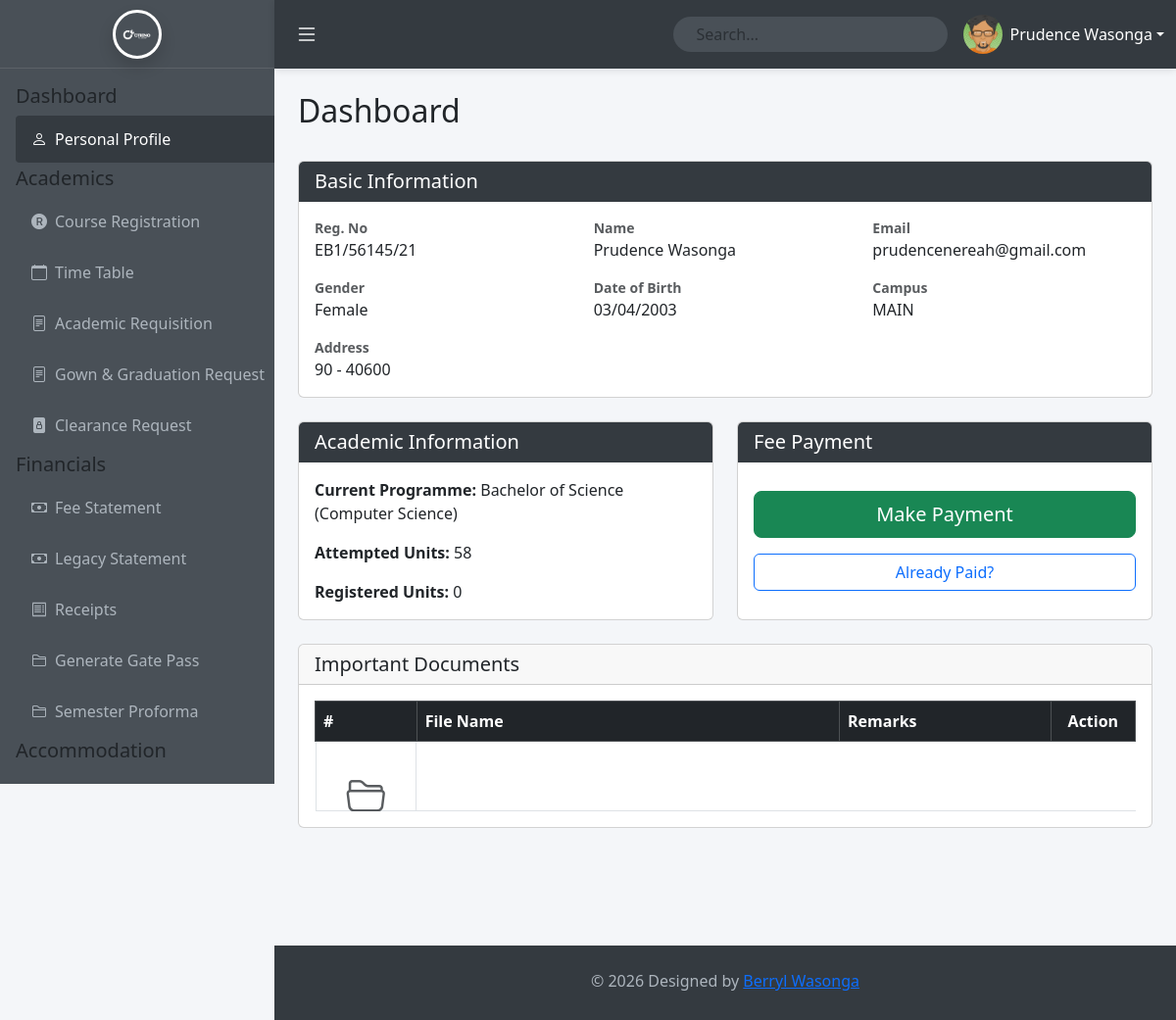
/students/welcome.php (signed in), run on an earlier commit of the app's database.
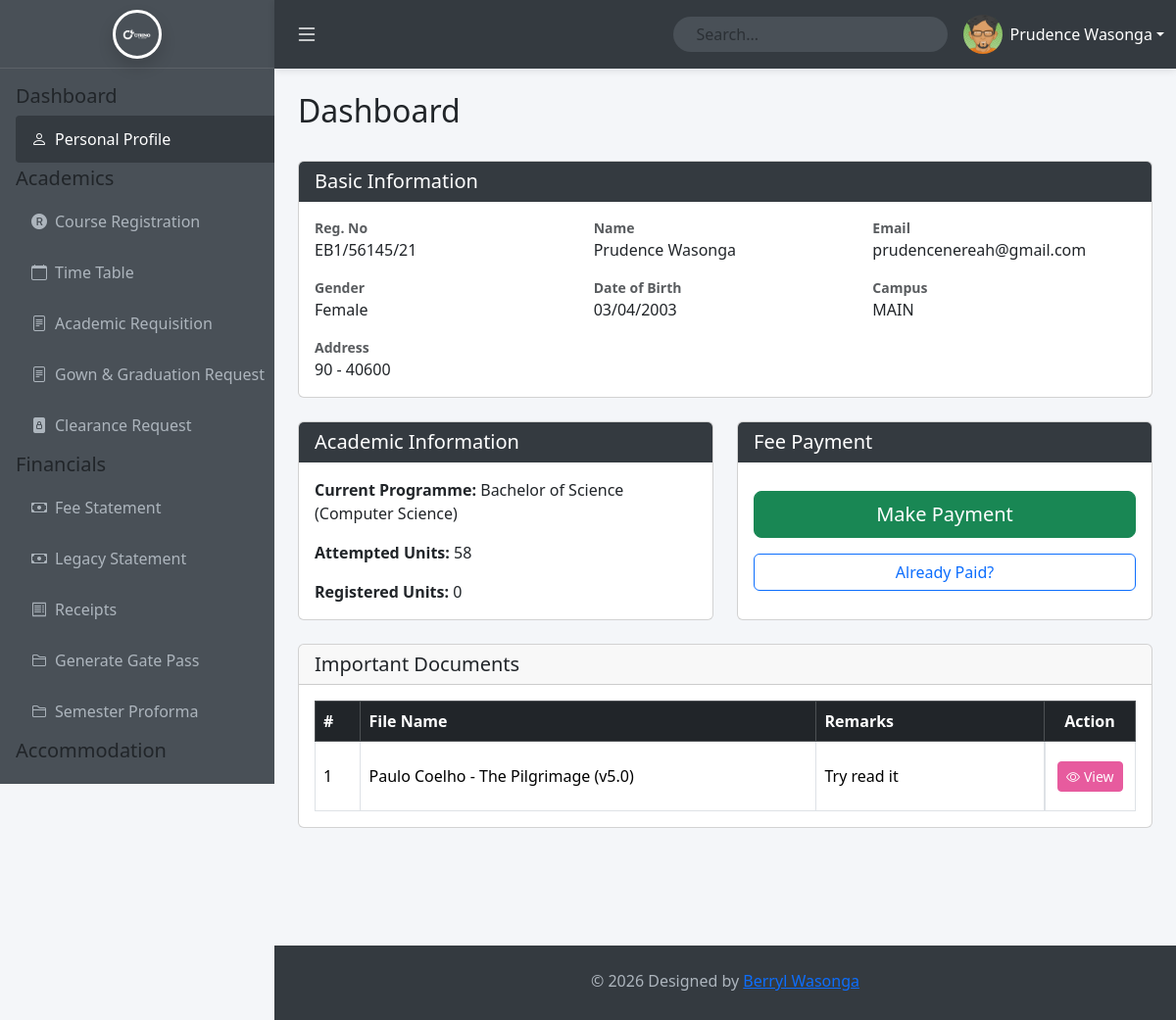
And on a later commit of the database.
### tables this page shows
CREATE TABLE `student_documents` (
  `id` int(11) NOT NULL,
  `user_id` int(11) NOT NULL,
  `document_name` varchar(255) NOT NULL,
  `file_path` varchar(255) NOT NULL,
  `remarks` text DEFAULT NULL,
  `created_at` timestamp NOT NULL DEFAULT current_timestamp()
);

### students/welcome.php (the view, shortened to what the changed rows need)
<?php
include '../config.php';
$doc_stmt = $conn->prepare("SELECT * FROM student_documents WHERE user_id = ? ORDER BY created_at DESC");
$doc_stmt->bind_param("i", $_SESSION['user_id']);
$doc_stmt->execute();
$documents = $doc_stmt->get_result()->fetch_all(MYSQLI_ASSOC);
?>
<!DOCTYPE html>
<html lang="en">
<head>
    <link href="https://cdn.jsdelivr.net/npm/bootstrap@5.3.3/dist/css/bootstrap.min.css" rel="stylesheet">
    <link href="https://cdn.jsdelivr.net/npm/bootstrap-icons@1.11.3/font/bootstrap-icons.css" rel="stylesheet">
    <link href="Assets/main.css" rel="stylesheet">
</head>
<body>
    <div class="main-content" id="mainContent">
        <div class="d-flex justify-content-between align-items-center mb-3 mb-md-4">
            <h2>Dashboard</h2>
        </div>
            <div class="card mb-3 mb-md-5">
                <div class="card-body">
                    <div class="table-responsive">
                        <table class="table table-bordered table-hover mb-0">
                            <thead class="table-dark">
                                <tr>
                                    <th class="d-none d-md-table-cell" style="width: 5%;">#</th>
                                    <th style="width: 50%;">File Name</th>
                                    <th class="d-none d-lg-table-cell" style="width: 25%;">Remarks</th>
                                    <th style="width: 10%;">Action</th>
                                </tr>
                            </thead>
                            <tbody>
                                <?php if (empty($documents)): ?>
                                    <tr>
                                        <td colspan="4" class="text-center py-4">
                                            <i class="bi bi-folder2-open fs-1 text-muted d-block mb-3"></i>
                                        </td>
                                    </tr>
                                <?php else: ?>
                                    <?php foreach ($documents as $idx => $doc): ?>
                                    <tr style=" height: 70px; vertical-align: middle;">
                                        <td class="d-none d-md-table-cell"><?php echo $idx + 1; ?></td>
                                        <td>
                                            <?php echo htmlspecialchars($doc['document_name']); ?>
                                        </td>
                                        <td class="d-none d-lg-table-cell"><?php echo htmlspecialchars($doc['remarks'] ?? '-'); ?></td>
                                        <td>
                                            <a href="../<?php echo htmlspecialchars($doc['file_path']); ?>"
                                               target="_blank"
                                               class="btn btn-view-doc btn-sm text-white">
                                                <i class="bi bi-eye me-1 d-none d-sm-inline"></i>View
                                            </a>
                                        </td>
                                    </tr>
                                    <?php endforeach; ?>
                                <?php endif; ?>
                            </tbody>
                        </table>
                    </div>
                </div>
            </div>
    </div>
</body>
</html>

What changed in the data, as far as the page shows it:
added student_documents: document_name "Paulo Coelho - The Pilgrimage (v5.0)", remarks "Try read it"
